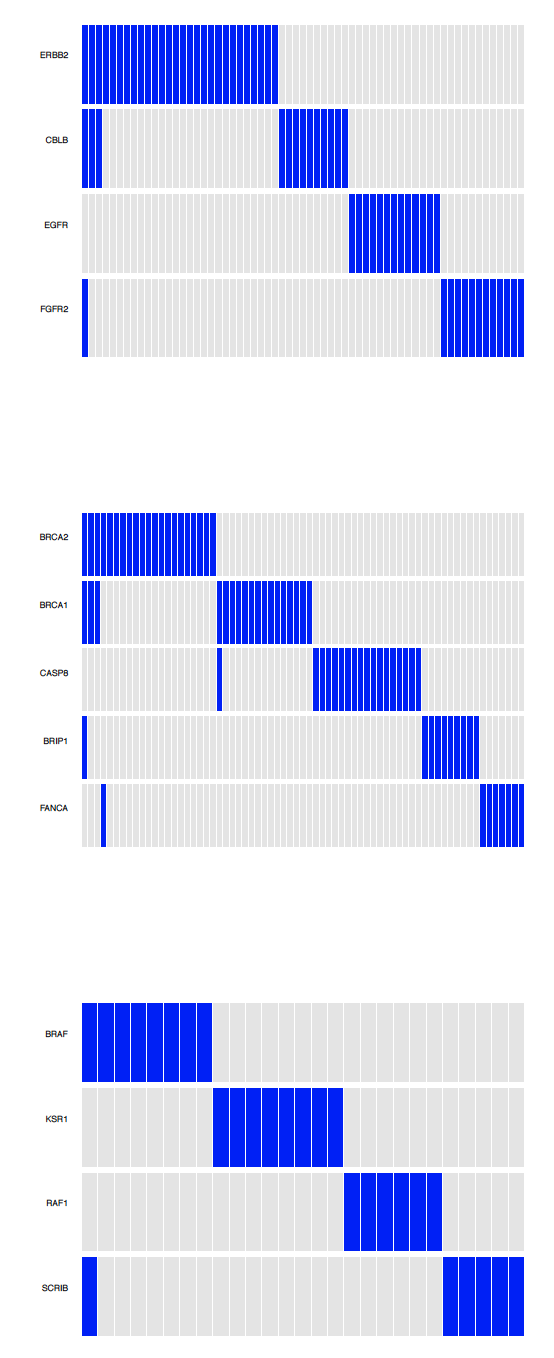

Write the R code that produced this figure.
rm(list=ls());

library(gcMECM);
options(stringsAsFactors = F);

f.s  <- "BRCA";
pdff <- paste0("04_2plot_ME.pdf");
pdf(pdff, 5, 12);
par(mfrow=c(3, 1), mar=c(1,2,1,1));
## the file was from 03cluster_map
infile <- paste0("BRCA.txt")
dat    <- read.table(infile, header=T);
clu.s  <- paste0(dat[,1], ".", dat[,2]);
clu.t  <- table(clu.s);
clu.i  <- which(clu.t > 1);
clu.u  <- names(clu.t[clu.i]);
mu.f   <- paste0("mutect_", f.s, "_matrix.txt.gz");
mdat   <- read.table(gzfile(mu.f), header=T, row.names=1);
mdat[mdat>1] <- 1;
for (clu.x in clu.u[c(2,3,6)]){
  clu.j  <- which(clu.s==clu.x);
  f.gene <- dat[clu.j, 3];
  mdat.i <- which(row.names(mdat) %in% f.gene);
  mdat.s <- mdat[mdat.i,];
  coln   <- colSums(mdat.s);
  coln.i <- which(coln==0);
  mdat.s <- mdat.s[,-coln.i];
  main   <- paste(f.s, clu.x);
  plot_me(mdat.s, g.cex=0.6, g.col="black", col.bg="gray90", col="blue", main="");
}
dev.off();
